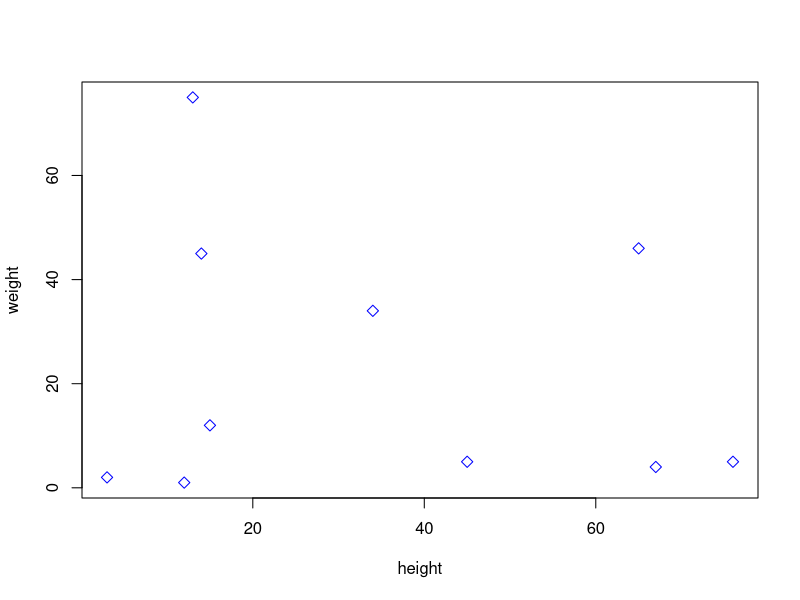
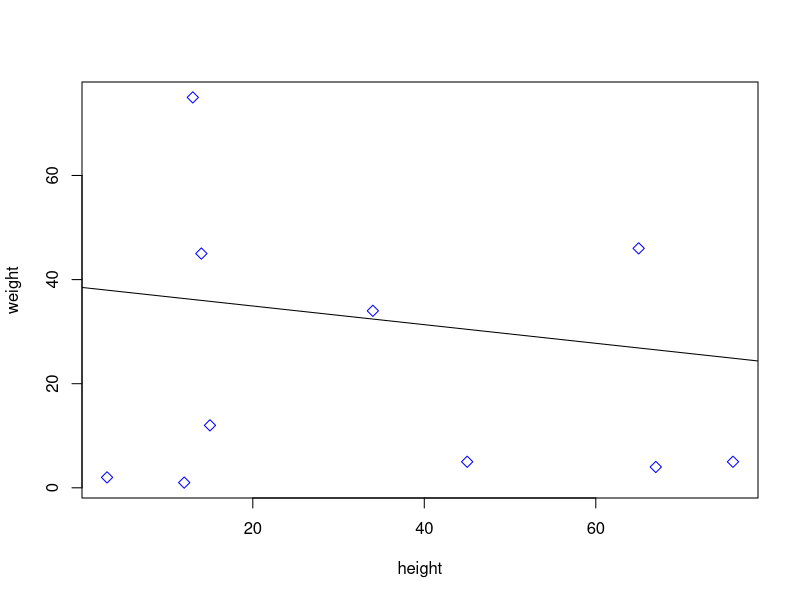

Source code (R) for these figures, in order:
x<-c(1,2,34,5,46,5,4,75,45,12)
y<-c(12,3,34,45,65,76,67,13,14,15)
relation<-lm(y~x)
print(summary(relation))
a<-data.frame(x=45)
result<-predict(relation,a)

print(result)

plot(y,x,xlab="height",ylab="weight",col="blue",cex=1.2,pch=23)
plot(y,x,xlab="height",ylab="weight",col="blue",cex=1.2,pch=23,abline(lm(y~x)))